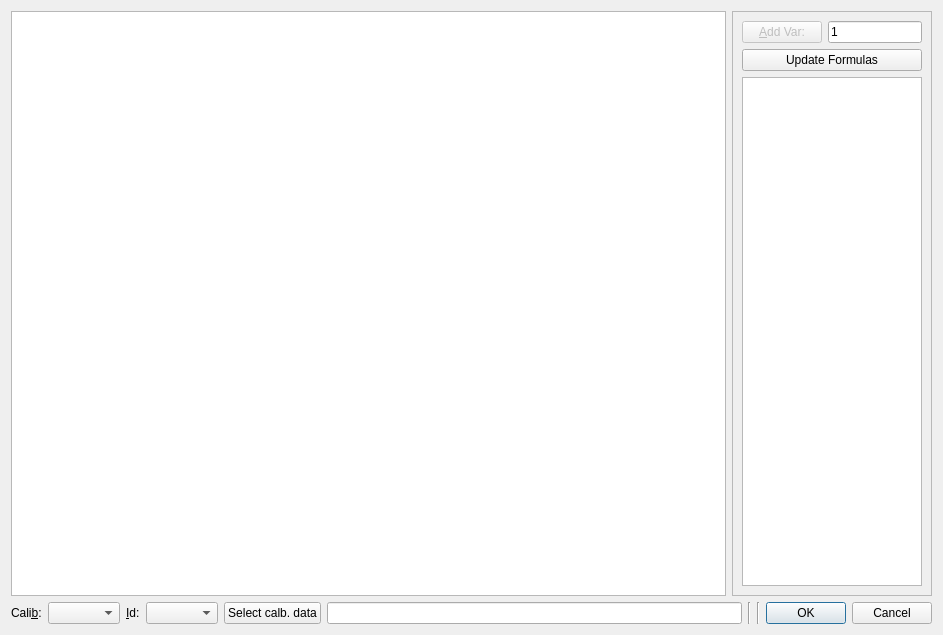
<?xml version="1.0" encoding="UTF-8"?>
<ui version="4.0">
 <class>Dialog</class>
 <widget class="QDialog" name="Dialog">
  <property name="geometry">
   <rect>
    <x>0</x>
    <y>0</y>
    <width>943</width>
    <height>635</height>
   </rect>
  </property>
  <property name="windowTitle">
   <string>Dialog</string>
  </property>
  <layout class="QGridLayout" name="gridLayout_2">
   <item row="0" column="0">
    <layout class="QVBoxLayout" name="verticalLayout_2">
     <item>
      <layout class="QHBoxLayout" name="horizontalLayout">
       <item>
        <widget class="QTextEdit" name="editor">
         <property name="contextMenuPolicy">
          <enum>Qt::CustomContextMenu</enum>
         </property>
        </widget>
       </item>
       <item>
        <widget class="QFrame" name="frame">
         <property name="maximumSize">
          <size>
           <width>200</width>
           <height>16777215</height>
          </size>
         </property>
         <property name="frameShape">
          <enum>QFrame::StyledPanel</enum>
         </property>
         <property name="frameShadow">
          <enum>QFrame::Raised</enum>
         </property>
         <layout class="QVBoxLayout" name="verticalLayout">
          <item>
           <layout class="QGridLayout" name="gridLayout">
            <item row="0" column="0">
             <widget class="QPushButton" name="addvar">
              <property name="enabled">
               <bool>false</bool>
              </property>
              <property name="maximumSize">
               <size>
                <width>16777215</width>
                <height>16777215</height>
               </size>
              </property>
              <property name="text">
               <string>&amp;Add Var:</string>
              </property>
             </widget>
            </item>
            <item row="0" column="1">
             <widget class="QLineEdit" name="nextvar">
              <property name="maximumSize">
               <size>
                <width>16777215</width>
                <height>16777215</height>
               </size>
              </property>
              <property name="text">
               <string>1</string>
              </property>
              <property name="readOnly">
               <bool>false</bool>
              </property>
             </widget>
            </item>
           </layout>
          </item>
          <item>
           <widget class="QPushButton" name="update">
            <property name="text">
             <string>Update Formulas</string>
            </property>
           </widget>
          </item>
          <item>
           <widget class="QTextEdit" name="slotdisplay">
            <property name="readOnly">
             <bool>true</bool>
            </property>
           </widget>
          </item>
         </layout>
         <zorder>slotdisplay</zorder>
         <zorder>update</zorder>
        </widget>
       </item>
      </layout>
     </item>
     <item>
      <layout class="QGridLayout" name="gridLayout_4">
       <item row="0" column="8">
        <widget class="QDialogButtonBox" name="buttonBox">
         <property name="sizePolicy">
          <sizepolicy hsizetype="Fixed" vsizetype="Fixed">
           <horstretch>0</horstretch>
           <verstretch>0</verstretch>
          </sizepolicy>
         </property>
         <property name="orientation">
          <enum>Qt::Horizontal</enum>
         </property>
         <property name="standardButtons">
          <set>QDialogButtonBox::Cancel|QDialogButtonBox::Ok</set>
         </property>
        </widget>
       </item>
       <item row="0" column="1">
        <widget class="QComboBox" name="caltype"/>
       </item>
       <item row="0" column="7">
        <widget class="Line" name="line_2">
         <property name="orientation">
          <enum>Qt::Vertical</enum>
         </property>
        </widget>
       </item>
       <item row="0" column="6">
        <widget class="Line" name="line">
         <property name="orientation">
          <enum>Qt::Vertical</enum>
         </property>
        </widget>
       </item>
       <item row="0" column="5">
        <widget class="QLineEdit" name="calfile"/>
       </item>
       <item row="0" column="4">
        <widget class="QPushButton" name="calbutton">
         <property name="text">
          <string>Select calb. data</string>
         </property>
        </widget>
       </item>
       <item row="0" column="3">
        <widget class="QComboBox" name="calids"/>
       </item>
       <item row="0" column="0">
        <widget class="QLabel" name="label">
         <property name="text">
          <string>Cali&amp;b:</string>
         </property>
         <property name="buddy">
          <cstring>caltype</cstring>
         </property>
        </widget>
       </item>
       <item row="0" column="2">
        <widget class="QLabel" name="label_2">
         <property name="text">
          <string>&amp;Id:</string>
         </property>
         <property name="buddy">
          <cstring>calids</cstring>
         </property>
        </widget>
       </item>
      </layout>
     </item>
    </layout>
   </item>
  </layout>
 </widget>
 <resources/>
 <connections>
  <connection>
   <sender>buttonBox</sender>
   <signal>accepted()</signal>
   <receiver>Dialog</receiver>
   <slot>accept()</slot>
   <hints>
    <hint type="sourcelabel">
     <x>248</x>
     <y>254</y>
    </hint>
    <hint type="destinationlabel">
     <x>157</x>
     <y>274</y>
    </hint>
   </hints>
  </connection>
  <connection>
   <sender>buttonBox</sender>
   <signal>rejected()</signal>
   <receiver>Dialog</receiver>
   <slot>reject()</slot>
   <hints>
    <hint type="sourcelabel">
     <x>316</x>
     <y>260</y>
    </hint>
    <hint type="destinationlabel">
     <x>286</x>
     <y>274</y>
    </hint>
   </hints>
  </connection>
 </connections>
</ui>
